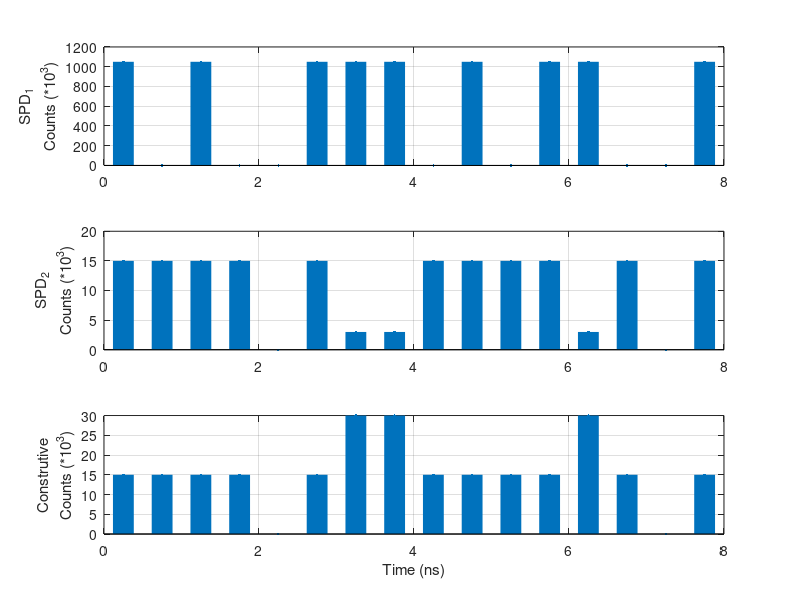

The MATLAB script that drew this image:
x=0.25:0.5:8;
A=1050*[1 0 1 0 ...
    0 1 1 1 ...
    0 1 0 1 ...
    1 0 0 1];

B=15*[1 1 1 1 ...
    0 1 .2 .2 ...
    1 1 1 1 ...
    0.2 1 0 1];

subplot(3,1,1)
stem(x,A,'.','LineWidth',15)
ylabel ({'SPD_1';'Counts (*10^3)'})
grid

subplot(3,1,2)
stem(x,B,'.','LineWidth',15)
ylabel ({'SPD_2';'Counts (*10^3)'})
grid

subplot(3,1,3)
for a=1:length(B)
if B(a)==15*.2
    B(a)=15*2;
end
end
stem(x,B,'.','LineWidth',15)
ylabel ({'Construtive';'Counts (*10^3)'})
grid
xlabel ({'Time (ns)'})